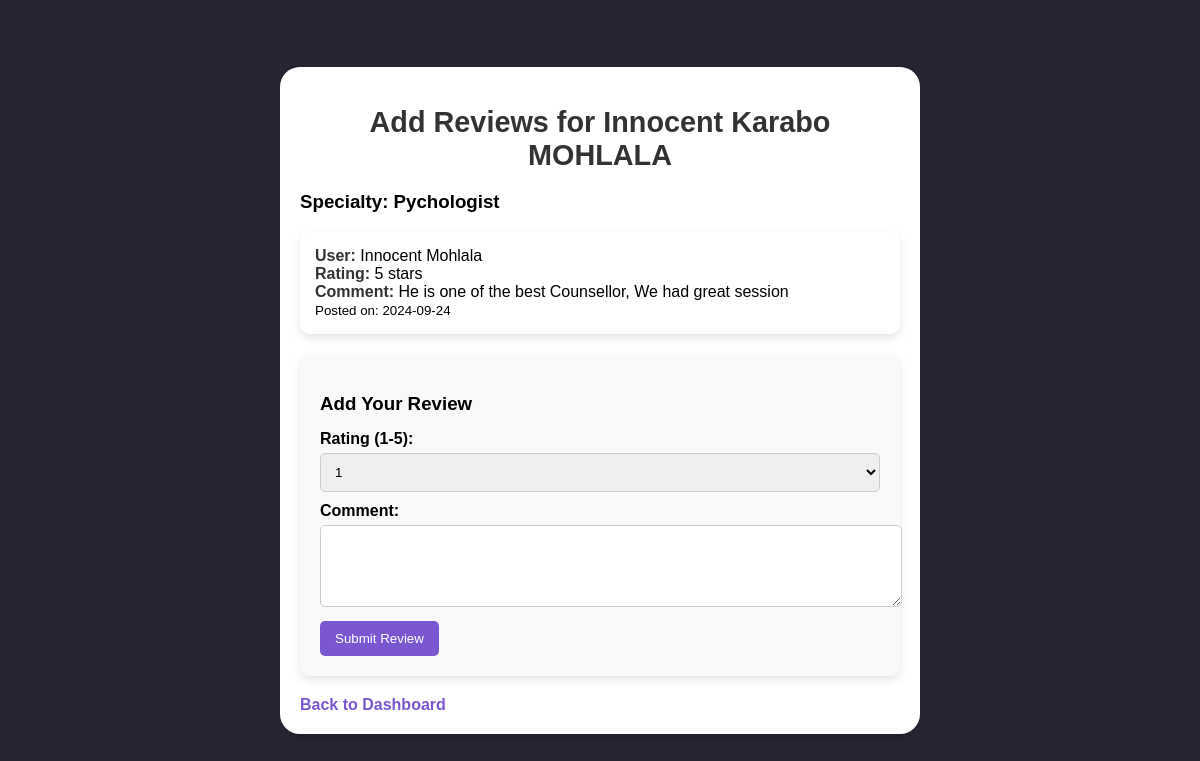
/reviews/1, run on the app's committed database.
### app.py (models this page shows)
class User(UserMixin, db.Model):
    id = db.Column(db.Integer, primary_key=True)
    name = db.Column(db.String(150))
    email = db.Column(db.String(150), unique=True)
    password = db.Column(db.String(150))
    school_name = db.Column(db.String(100), nullable=False)
    student_number = db.Column(db.String(50), nullable=False)
    role = db.Column(db.String(10), nullable=False, default='student')  # either 'student' or 'doctor'
    doctor_profile = db.relationship('DoctorProfile', backref='user_profile', uselist=False)

class DoctorProfile(db.Model):
    __tablename__ = 'doctor_profiles'
    id = db.Column(db.Integer, primary_key=True)
    user_id = db.Column(db.Integer, db.ForeignKey('user.id'), nullable=False)
    specialty = db.Column(db.String(150), nullable=False)
    practice_number = db.Column(db.String(50), nullable=False)
    contact = db.Column(db.String(150))

class Review(db.Model):
    id = db.Column(db.Integer, primary_key=True)
    doctor_id = db.Column(db.Integer, db.ForeignKey('doctor_profiles.id'), nullable=False)
    user_id = db.Column(db.Integer, db.ForeignKey('user.id'), nullable=False)
    rating = db.Column(db.Integer, nullable=False)
    comment = db.Column(db.String(500), nullable=False)
    date_posted = db.Column(db.DateTime, nullable=False, default=datetime.utcnow)
    user = db.relationship('User', backref='reviews')

### app.py (the view)
@app.route('/reviews/<int:doctor_id>', methods=['GET'])
def show_reviews(doctor_id):
    doctor = DoctorProfile.query.get_or_404(doctor_id)
    reviews = Review.query.filter_by(doctor_id=doctor_id).all()
    return render_template('reviews.html', doctor=doctor, reviews=reviews)

### templates/reviews.html (shortened to what this page needs)
<!DOCTYPE html>
<html lang="en">
<head>
    <link rel="stylesheet" href="{{ url_for('static', filename='css/review_page.css') }}">
    <link rel="stylesheet" href="{{ url_for('static', filename='css/addreview.css') }}">
</head>
<body>
    <div class="reviews-container">
        <h1>Add Reviews for {{ doctor.user_profile.name }}</h1>
        <h3>Specialty: {{ doctor.specialty }}</h3>
        <ul class="reviews-list">
            {% for review in reviews %}
            <li>
                <strong>User:</strong> {{ review.user.name }} <br>
                <strong>Rating:</strong> {{ review.rating }} stars <br>
                <strong>Comment:</strong> {{ review.comment }} <br>
                <small>Posted on: {{ review.date_posted.strftime('%Y-%m-%d') }}</small>
            </li>
            {% else %}
            <p>No reviews available for this doctor.</p>
            {% endfor %}
        </ul>
        <div class="add-review">
            <h3>Add Your Review</h3>
            <form method="POST" action="{{ url_for('add_review', doctor_id=doctor.id) }}">
                <label for="rating">Rating (1-5):</label>
                <select name="rating" id="rating" required>
                    <option value="1">1</option>
                </select>
                <label for="comment">Comment:</label>
                <textarea name="comment" id="comment" rows="4" required></textarea>
                <button type="submit">Submit Review</button>
            </form>
        </div>
        <a href="{{ url_for('dashboard') }}">Back to Dashboard</a>
    </div>
</body>
</html>

### static/css/review_page.css (style rules this page uses)
body { font-family: Arial, sans-serif; background-color: #252533; margin: 0; padding: 0; display: flex; justify-content: center; align-items: center; min-height: 100vh; }
.reviews-container { width: 100%; max-width: 600px; margin: 20px; background-color: #fff; border-radius: 20px; box-shadow: 0 4px 8px rgba(0, 0, 0, 0.1); padding: 20px; }
h1 { font-size: 1.8em; color: #333; text-align: center; }
.reviews-list { list-style-type: none; padding: 0; }
.reviews-list li { background-color: #fff; border-radius: 10px; margin-bottom: 15px; padding: 15px; box-shadow: 0 4px 8px rgba(0, 0, 0, 0.1); }
.reviews-list li strong { font-weight: bold; color: #333; }
a { text-decoration: none; display: inline-block; margin-top: 20px; color: #7a57d1; font-weight: bold; }

### static/css/addreview.css (style rules this page uses)
.add-review { margin-top: 20px; padding: 20px; background-color: #f9f9f9; border-radius: 10px; box-shadow: 0 4px 8px rgba(0, 0, 0, 0.1); }
.add-review h3 { margin-bottom: 15px; }
.add-review label { display: block; font-weight: bold; margin-bottom: 5px; }
.add-review select, .add-review textarea { width: 100%; padding: 10px; border: 1px solid #ccc; border-radius: 5px; margin-bottom: 10px; }
.add-review button { background-color: #7a57d1; color: white; padding: 10px 15px; border-radius: 5px; border: none; cursor: pointer; }

### data on the page
User: user_profile.name "Innocent Karabo MOHLALA"
DoctorProfile: specialty "Pychologist"
Review: user.name "Innocent Mohlala", rating "5", comment "He is one of the best Counsellor, We had great session", date_posted "2024-09-24"
